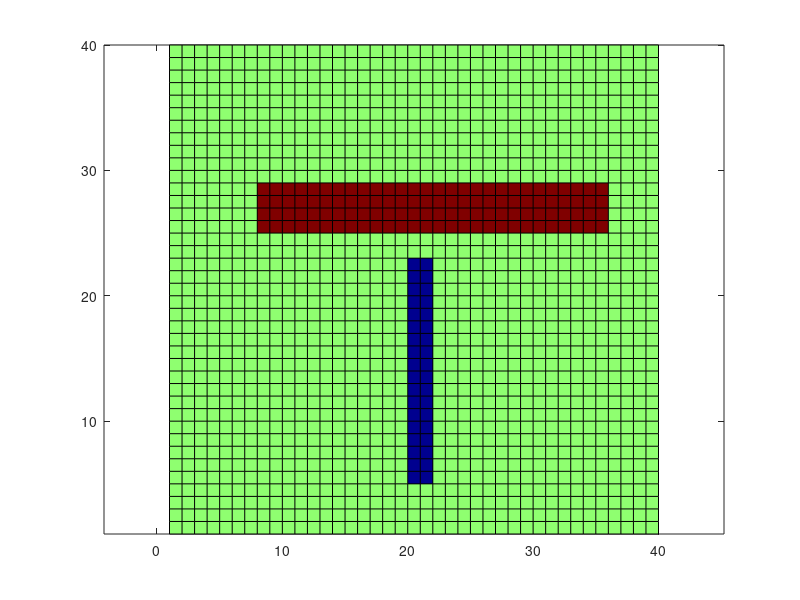

Recreate this plot in MATLAB.
% Resolution equation de Laplace

%% Commandes de nettoyage
clear
close all
clc

%% Dimensions / maillage
dx = 1; % cm
dy = 1; % cm
Nx = 40;
Ny = 40;

%% Potentiels / sources
v0 = 0; % condition aux limites (en V)
v1 = 100; % potentiel du conducteur 1
v2 = -100; % potentiel du conducteur 2

% Initialisation de la matrice de calcul
V = zeros(Nx,Ny); % mettre toute la matrice a zero

% Conditions aux limites
for j = 1:Ny
    V(1,j)=v0;
    V(Nx,j)=v0;
end

for i = 1:Nx
    V(i,1)=v0;
    V(i,Ny)=v0;
end

% Modélisation du conducteur 1
i = 8:35;
j = 25:28;
V(i,j) = v1;

% Modélisation du conducteur 2
i = 20:21;
j = 5:22;
V(i,j) = v2;

% Figure
figure;
pcolor(V') % permet de tracer transposée de V
colormap jet % permet d'avoir un contraste de couleur (bleu->rouge)
axis equal % permet d'avoir un repère orthonormé